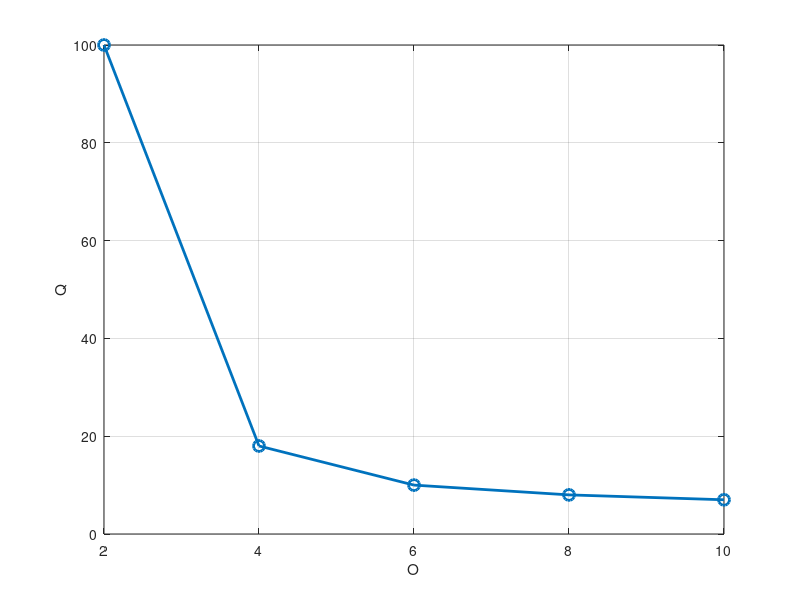

Write the MATLAB code that produced this figure.
N = 10;
O = 2:2:10;
Q = ceil(pi * 10.^((2 + log10(N)) ./ O));
plot(O, Q, '-o', 'LineWidth', 2, 'MarkerSize', 8);
xlabel('O'); ylabel('Q');
grid on;
